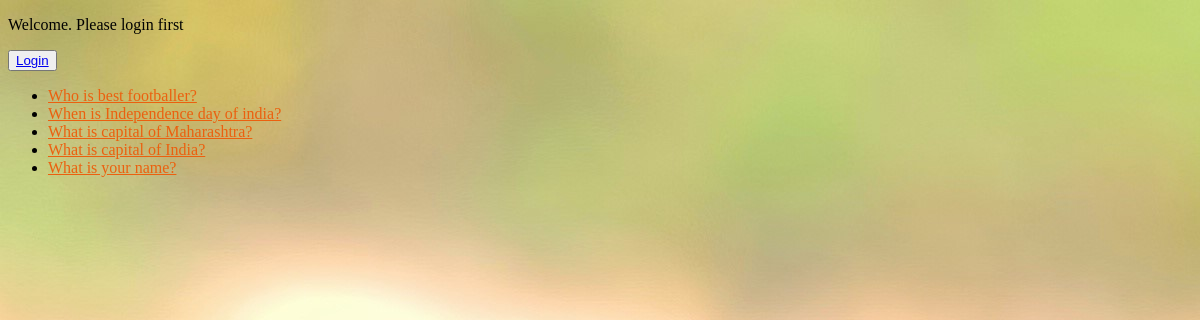
The app's page /, older data.
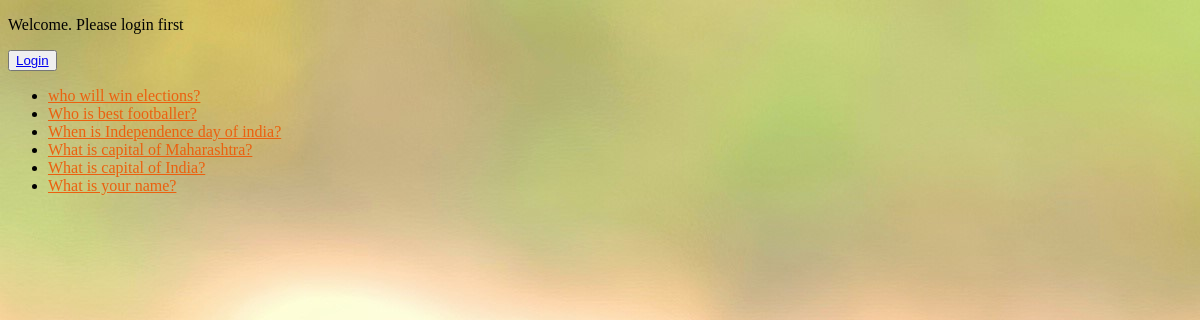
The same page, newer data.
### app/models.py (models this page shows, shortened)
class Question(models.Model):
    user=models.ForeignKey(User, on_delete=models.SET_NULL, blank=True, null=True)
    question=models.CharField(max_length=200)
    pub_date=models.DateTimeField('date published')

### app/views.py (the view)
# urls.py: path('',views.IndexView.as_view(),name='index'),
class IndexView(generic.ListView):
    template_name="index.html"
    context_object_name= "questions"
    def get_queryset(self):
        return Question.objects.filter(pub_date__lte=timezone.now()).order_by("-pub_date")

### template/index.html (shortened to what this page needs)
{% load static %}
<!DOCTYPE html>
<html lang="en">
    <head>
        <link rel="stylesheet" href="{% static 'polls/style.css' %}">
    </head>
    <body>
        <div>
            {% if request.user.is_authenticated %}
            <h1 ></h1><br>
            <div class="container">
                <nav class="navbar navbar-expand-lg bg-body-tertiary">
                  <div class="container-fluid">
                    <a class="navbar-brand" href="">Hii, {{ request.user }}</a><br>
                  </div>
                  <div class="btn">
                    <a href="/"><button type="submit" class="btn" >Logout</button></a>
                </div>
                </nav>
              </div>
            {% else %}
            <p>Welcome. Please login first</p>
            <div class="btn">
                <button type="submit" class="btn"  ><a href="login/">Login</a></button>
            </div>
            {% endif %}
        </div>
    {% if questions %}
    <ul>
        {% for q in questions %}
        <li><a href="{% url 'app:detail' q.id  %}" > {{q.question}}</a></li>
        {% endfor %}
    </ul>
    {% else %}
    <p>No questions present.</p>
    {% endif %}
</body>
</html>

### static/polls/style.css (style rules this page uses)
li a { color: rgb(235, 96, 15); }
body { background-image: url("images/a3.jpg"); }

Row changes from the older to the newer data that the page shows:
added Question: question "who will win elections?"
